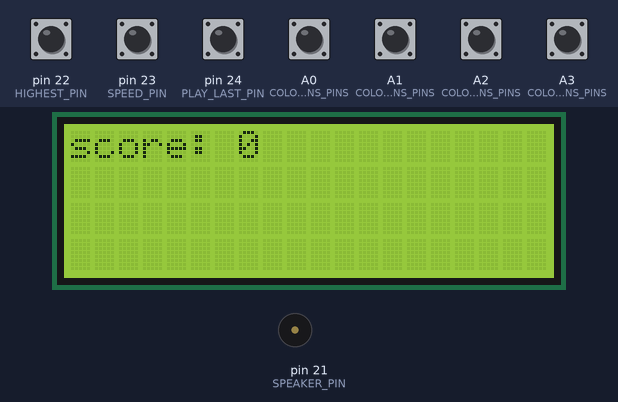
The sketch below on a simulated Arduino Mega 2560, built with avr-gcc and run on an emulated ATmega2560. Shown: 20×4 character LCD, buzzer (waves = sounding). The inputs (shaded band) are chosen by the test bench; at power-on: A0 (COLOR_BTNS_PINS), A1 (COLOR_BTNS_PINS), A2 (COLOR_BTNS_PINS), A3 (COLOR_BTNS_PINS), pin 22 (HIGHEST_PIN), pin 23 (SPEED_PIN), pin 24 (PLAY_LAST_PIN) HIGH. Random numbers use the default seed unless the sketch sets one; EEPROM starts erased.

Above: at 2.2 s.
2.3 s: pin 22 (HIGHEST_PIN) pulled LOW for 0.15 s
At 3.3 s:
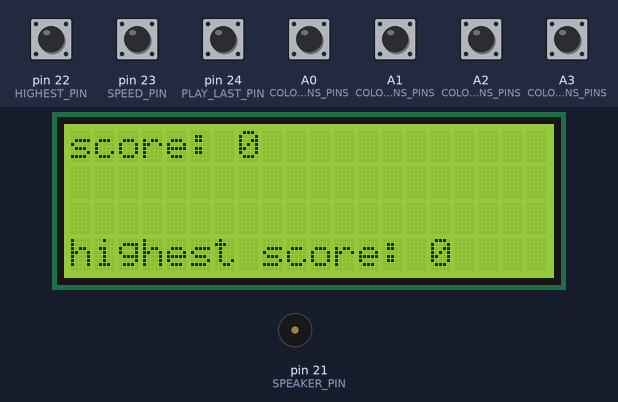
5.4 s: pin 23 (SPEED_PIN) pulled LOW for 0.15 s
At 5.5 s:
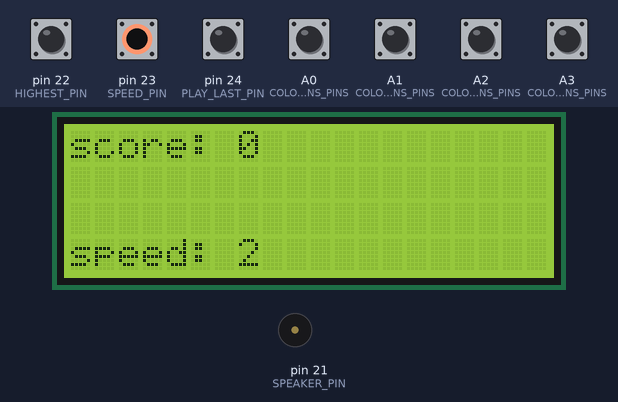
7.1 s: A0 (COLOR_BTNS_PINS) pulled LOW for 0.15 s
At 9.8 s:
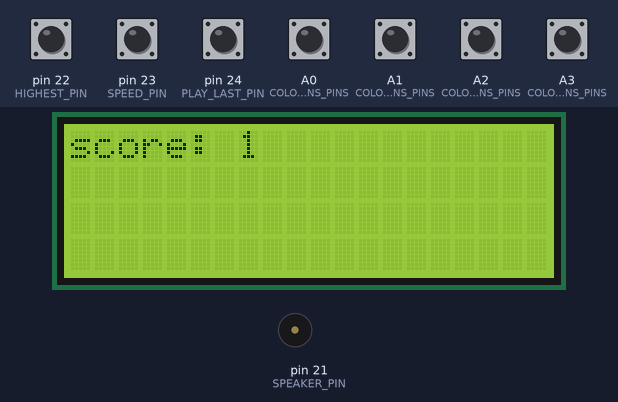
Timing chart, 0 to 11.3 s (numbered marks = the images above; inputs shaded):
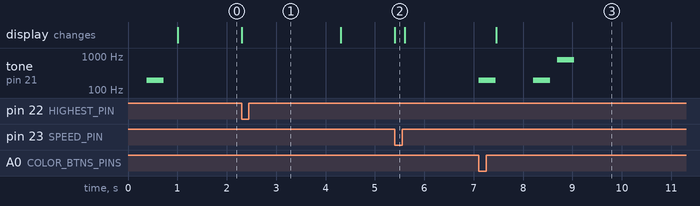

The sketch:

sketch.ino
```cpp
#include <Wire.h>
#include <EEPROM.h>
#include "Button.hpp"
#include "LcdManager.hpp"
#include "pins.h"
#include "GameManager.hpp"
#include "UtilScreens.h"
#include "defines.h"

Button colBtns[GameManager::NR_COLS];
LcdManager lcdm;
GameManager gm;
Button highestBtn(HIGHEST_PIN), playLastBtn(PLAY_LAST_PIN), speedBtn(SPEED_PIN);

void setup() {
  randomSeed(analogRead(0));
  Serial.begin(9600);
  lcdm = LcdManager(LCD_PINS, 20, 4);
  pinMode(SPEAKER_PIN, OUTPUT);
  for (int i = 0; i < GameManager::NR_COLS; i++) {
    colBtns[i] = Button(COLOR_BTNS_PINS[i]);
    colBtns[i].begin();
  }
  delay(300);
  gm.init();
  scoreScreen.setData("s", "0");
  lcdm.printScreen(scoreScreen);
  highestBtn.begin();
  playLastBtn.begin();
  speedBtn.begin();
}

void loop() {
  for (int i = 0; i < GameManager::NR_COLS; i++) {
    if (colBtns[i].pressed()) {
      GStates gState = gm.checkPattern(i);
      if (gState == GStates::BAD) {
        lcdm.printScreen(lostScreen);
        delay(250);
        abort();
      } else if (gState == GStates::NEXT) {
        const int score = gm.getScore();
        scoreScreen.setData("i", score);
        lcdm.printScreen(scoreScreen);
        delay(750);
        EEPROM.write(HIGHEST_SCORE_ADR, MAX(score, EEPROM.read(HIGHEST_SCORE_ADR) % ((1 << 8) - 1)));
        bool canGen = gm.genNew();
        if (!canGen) {
          scoreScreen.setData("is", score, "(MAX SCORE REACHED!)");
          lcdm.printScreen(scoreScreen);
          delay(100);
          abort();
        }
      } else if (gState == GStates::GOOD) {
        //Serial.println("good!");
      }
    }
  }//*/

  if (highestBtn.pressed()) {
    byte val = EEPROM.read(HIGHEST_SCORE_ADR) % ((1 << 8) - 1);
    hiscoreScreen.setData("i", val);
    lcdm.printScreen(hiscoreScreen);
  } else if (playLastBtn.pressed()) {
    gm.playLast();
  } else if (speedBtn.pressed()) {
    gm.upSpeed();
    speedScreen.setData("i", gm.getSpeed());
    lcdm.printScreen(speedScreen);
  }
}
```

Button.cpp
```cpp
// (licence header left out)
#include "Button.hpp"
#include <Arduino.h>

Button::Button(uint8_t pin, uint16_t debounce_ms)
:  _pin(pin)
,  _delay(debounce_ms)
,  _state(HIGH)
,  _ignore_until(0)
,  _has_changed(false)
,  _reported_repeats(0)
,  _repeat_delay_ms(-1)
,  _repeat_ms(-1)
{
}

void Button::begin()
{
	pinMode(_pin, INPUT_PULLUP);
}

//
// public methods
//

bool Button::read()
{
	// ignore pin changes until after this delay time
	if (_ignore_until > millis())
	{
		// ignore any changes during this period
	}

	// pin has changed
	else if (digitalRead(_pin) != _state)
	{
		_state = !_state;

		if (_state == RELEASED)
		{
			_reported_repeats = repeats_since_press();
		}

		else
		{
			_reported_repeats = 0;
		}

		_ignore_until = millis() + _delay;
		_has_changed = true;
	}

	return _state;
}

// has the button been toggled from on -> off, or vice versa
bool Button::toggled()
{
	read();
	return has_changed();
}

// mostly internal, tells you if a button has changed after calling the read() function
bool Button::has_changed()
{
	if (_has_changed)
	{
		_has_changed = false;
		return true;
	}
	return false;
}

// how many repeated press events occured since the button was pressed
uint16_t Button::repeat_count()
{
	return _state == PRESSED ? repeats_since_press() : _reported_repeats;
}

// has the button gone from off -> on or pressed repeatedly
bool Button::pressed()
{
	if (read() == PRESSED)
	{
		uint16_t old_repeats = _reported_repeats;
		_reported_repeats = repeats_since_press();
		return (has_changed() || old_repeats != _reported_repeats);
	}
	else
	{
		return false;
	}
}

// has the button gone from on -> off
bool Button::released()
{
	return (read() == RELEASED && has_changed());
}

void Button::set_repeat(int16_t delay_ms, int16_t repeat_ms)
{
	_repeat_delay_ms = delay_ms > _delay ? delay_ms - _delay : 0;
	_repeat_ms = repeat_ms;
}

uint16_t Button::repeats_since_press()
{
 	if (_repeat_delay_ms == -1 || millis() < _ignore_until + _repeat_delay_ms)
	{
		return 0;
	}

	if (_repeat_ms <= 0)
	{
		return 1;
	}

	uint32_t press_time = millis() - _ignore_until;
	return 1 + (press_time - _repeat_delay_ms) / _repeat_ms;
}
```

Button.hpp
```cpp
// (licence header left out)
#pragma once
#include "Arduino.h"

class Button
{
	public:
		Button() {}
		Button(uint8_t pin, uint16_t debounce_ms = 100);
		void begin();
		bool read();
		bool toggled();
		bool pressed();
		bool released();
		bool has_changed();
		uint16_t repeat_count();
		void set_repeat(int16_t delay_ms, int16_t repeat_ms);

		const static bool PRESSED = LOW;
		const static bool RELEASED = HIGH;

	private:
		uint16_t repeats_since_press();

		uint8_t  _pin;
		uint16_t _delay;
		bool     _state;
		uint32_t _ignore_until;
		bool     _has_changed;
		uint16_t _reported_repeats;
		int16_t  _repeat_delay_ms;
		int16_t  _repeat_ms;
};
```

GameManager.cpp
```cpp
#include "GameManager.hpp"
constexpr int gameTones[] = { NOTE_G3, NOTE_C4, NOTE_E4, NOTE_G5};

void GameManager::init() {
  static int _buffer[GameManager::MAX_LEN], _buffer2[GameManager::MAX_LEN];
  colorsSeq = Vector<int>(_buffer);
  currSeq = Vector<int>(_buffer2);
  genNew();
}

void GameManager::activateCol(int idx) {
  constexpr int SOUND_DUR = 350;
  tone(SPEAKER_PIN, gameTones[idx], SOUND_DUR);
  digitalWrite(LED_PINS[idx], HIGH);
  delay(SOUND_DUR);
  digitalWrite(LED_PINS[idx], LOW);
}

bool GameManager::genNew() {
  if (currPos == GameManager::MAX_LEN) {
    return false;
  }
  currPos = 0;
  int newCol = random(0, GameManager::NR_COLS);
  colorsSeq.push_back(newCol);
  playPattern(colorsSeq);
  return true;
}

void GameManager::playPattern(const Vector<int> &colorsSeq) {
  for (int col : colorsSeq) {
    activateCol(col);
    delay(275 / speed);
  }
}

GStates GameManager::checkPattern(int colorIdx) {
  activateCol(colorIdx);
  if (colorIdx == colorsSeq[currPos]) {
    currPos++;
    currSeq.push_back(colorIdx);
    if (currPos == colorsSeq.size()) {
      currSeq.clear();
      return GStates::NEXT;
    }
    return GStates::GOOD;
  }
  return GStates::BAD;
}

void GameManager::playLast() {
  playPattern(currSeq);
}

void GameManager::upSpeed() {
  const int MAX_SPEED = 10;
  speed = ((speed + 1) % (MAX_SPEED + 1));
  if (speed == 0) {
    speed = 1;
  }
}
```

GameManager.hpp
```cpp
#pragma once
#include <Vector.h>
#include "pitches.h"
#include "pins.h"

enum GStates {
  GOOD, BAD, NEXT
};

class GameManager {
public:
  static constexpr int NR_COLS = 4;

  void init();
  bool genNew();
  GStates checkPattern(int idx);
  int getScore() { return colorsSeq.size(); }
  void playLast();
  void upSpeed();
  int getSpeed() { return speed; }
private:
  int speed = 1;
  void activateCol(int idx);
  void playPattern(const Vector<int>&);
  Vector<int> colorsSeq, currSeq;
  size_t currPos = 0;
  static constexpr int MAX_LEN = 250;
};
```

Screen.cpp
```cpp
#include "Screen.hpp"
#include <stdarg.h>
#include <ctype.h>

Screen::Screen() : render(true) {}

void Screen::setData(const char *const format, ...) {
  enableRender();
  va_list ptr;
  va_start(ptr, format);
  for (int i = 0; format[i]; i++) {
    String &sref = this->data[i];
    switch (toupper(format[i])) {
      case 'I':
        sref = va_arg(ptr, int);
        break;
      case 'S':
        sref = va_arg(ptr, char*);
        break;
      default:
        abort();
    }
  }
  va_end(ptr);
}//*/
```

Screen.hpp
```cpp
#pragma once
#include <Arduino.h>
#include <LiquidCrystal.h>

class Screen {
public:
  Screen();
  virtual void setData(const char *const format, ...) final;
  virtual void setLayout(LiquidCrystal *lcd) = 0;
  void enableRender() { render = true; }
  void disableRender() { render = false; }
  inline bool shouldRender() { return render; }
private:
  constexpr static int LEN_MAX = 100;
  bool render;
protected:
  String data[LEN_MAX];
};
```

UtilScreens.h
```cpp
#pragma once
#include "Screen.hpp"
#include <LiquidCrystal.h>

static struct : public Screen {
  void setLayout(LiquidCrystal *lcd) override {
    lcd->clear();
    lcd->print("score: " + data[0]);
    lcd->setCursor(0, 1);
    lcd->print(data[1]);
  }
} scoreScreen;

static struct : public Screen {
  void setLayout(LiquidCrystal *lcd) override {
    lcd->setCursor(5, 1);
    lcd->print("GAME OVER!!!");
    lcd->setCursor(2, 2);
    lcd->print("press reset!");
  }
} lostScreen;

static struct : public Screen {
  void setLayout(LiquidCrystal *lcd) override {
    lcd->setCursor(0, 4);
    String hss = "highest score: " + data[0];
    lcd->print(hss);
    delay(2000);
    lcd->setCursor(0, 4);
    String cl = "";
    for (int i = hss.length(); i; i--) {
      cl += " ";
    }
    lcd->print(cl);
  }
} hiscoreScreen;

static struct : public Screen {
  void setLayout(LiquidCrystal *lcd) override {
    lcd->setCursor(0, 4);
    String hss = "speed: " + data[0];
    lcd->print(hss);
    delay(200);
    lcd->setCursor(0, 4);
    String cl = "";
    for (int i = hss.length(); i; i--) {
      cl += " ";
    }
    lcd->print(cl);
  }
} speedScreen;
```

defines.h
```cpp
#define HIGHEST_SCORE_ADR 0x0
#define MAX(a, b) ((a > b) ? a : b)
```

pitches.h
```cpp
/**************************************************
   This file defines constants with the frequency
   of different musical notes.
 *************************************************/

#define NOTE_B0  31
#define NOTE_C1  33
#define NOTE_CS1 35
#define NOTE_D1  37
#define NOTE_DS1 39
#define NOTE_E1  41
#define NOTE_F1  44
#define NOTE_FS1 46
#define NOTE_G1  49
#define NOTE_GS1 52
#define NOTE_A1  55
#define NOTE_AS1 58
#define NOTE_B1  62
#define NOTE_C2  65
#define NOTE_CS2 69
#define NOTE_D2  73
#define NOTE_DS2 78
#define NOTE_E2  82
#define NOTE_F2  87
#define NOTE_FS2 93
#define NOTE_G2  98
#define NOTE_GS2 104
#define NOTE_A2  110
#define NOTE_AS2 117
#define NOTE_B2  123
#define NOTE_C3  131
#define NOTE_CS3 139
#define NOTE_D3  147
#define NOTE_DS3 156
#define NOTE_E3  165
#define NOTE_F3  175
#define NOTE_FS3 185
#define NOTE_G3  196
#define NOTE_GS3 208
#define NOTE_A3  220
#define NOTE_AS3 233
#define NOTE_B3  247
#define NOTE_C4  262
#define NOTE_CS4 277
#define NOTE_D4  294
#define NOTE_DS4 311
#define NOTE_E4  330
#define NOTE_F4  349
#define NOTE_FS4 370
#define NOTE_G4  392
#define NOTE_GS4 415
#define NOTE_A4  440
#define NOTE_AS4 466
#define NOTE_B4  494
#define NOTE_C5  523
#define NOTE_CS5 554
#define NOTE_D5  587
#define NOTE_DS5 622
#define NOTE_E5  659
#define NOTE_F5  698
#define NOTE_FS5 740
#define NOTE_G5  784
#define NOTE_GS5 831
#define NOTE_A5  880
#define NOTE_AS5 932
#define NOTE_B5  988
#define NOTE_C6  1047
#define NOTE_CS6 1109
#define NOTE_D6  1175
#define NOTE_DS6 1245
#define NOTE_E6  1319
#define NOTE_F6  1397
#define NOTE_FS6 1480
#define NOTE_G6  1568
#define NOTE_GS6 1661
#define NOTE_A6  1760
#define NOTE_AS6 1865
#define NOTE_B6  1976
#define NOTE_C7  2093
#define NOTE_CS7 2217
#define NOTE_D7  2349
#define NOTE_DS7 2489
#define NOTE_E7  2637
#define NOTE_F7  2794
#define NOTE_FS7 2960
#define NOTE_G7  3136
#define NOTE_GS7 3322
#define NOTE_A7  3520
#define NOTE_AS7 3729
#define NOTE_B7  3951
#define NOTE_C8  4186
#define NOTE_CS8 4435
#define NOTE_D8  4699
#define NOTE_DS8 4978
```

pins.h
```cpp
#include <Wire.h>
#pragma once
constexpr int LCD_PINS[] = {7, 8, 9, 10, 11, 12};
constexpr int SPEAKER_PIN = 21;
constexpr int COLOR_BTNS_PINS[] = {A0, A1, A2, A3};
constexpr int LED_PINS[] = {A8, A9, A10, A11};
constexpr int HIGHEST_PIN = 22;
constexpr int SPEED_PIN = 23;
constexpr int PLAY_LAST_PIN = 24;
```

LcdManager.cpp
```cpp
#include "LcdManager.hpp"

LcdManager::LcdManager() {}

LcdManager::LcdManager(const int pins[], int cols, int lines) {
  lcd = new LiquidCrystal(
    pins[5], pins[4], pins[3], pins[2], pins[1], pins[0]
  );
  lcd->begin(cols, lines);
  lcd->print("WELCOME!!!");
}

void LcdManager::printScreen(Screen &screen) {
  if (!screen.shouldRender()) {
    return;
  }//*/
  screen.setLayout(lcd);
  screen.disableRender();
}//*/
```

LcdManager.hpp
```cpp
#pragma once
#include <LiquidCrystal.h>
#include "Screen.hpp"

class LcdManager {
public:
  LcdManager();
  LcdManager(const int pins[], int cols, int lines);
  void printScreen(Screen &screen);
private:
  LiquidCrystal *lcd = nullptr;
};
```

Measured:
- after the input at 2.3 s, the display: changes at once (image 1)
- after the input at 5.4 s, the display: changes at once (image 2)
- after the input at 7.1 s, tone on pin 21 (SPEAKER_PIN): plays 196 Hz for 0.35 s, 196 Hz for 0.35 s, 784 Hz for 0.35 s, starting at once; the display: changes after 0.35 s (image 3)
